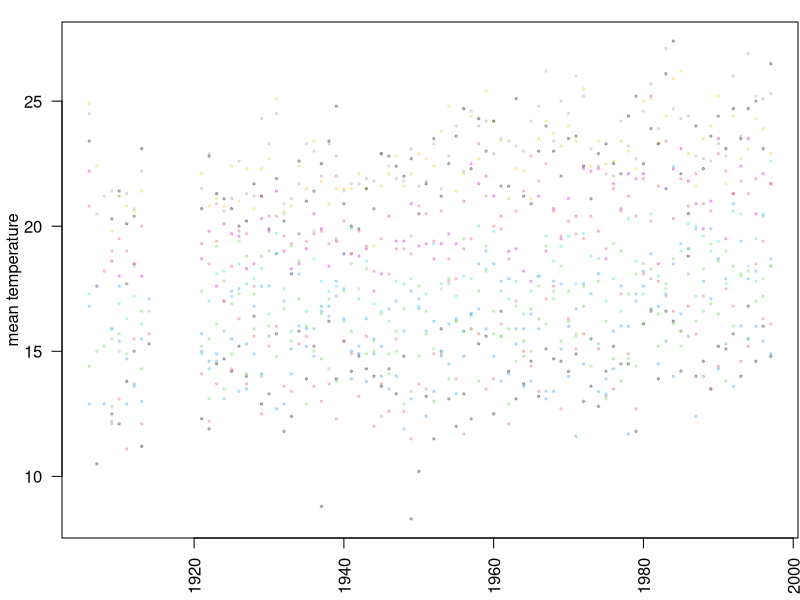
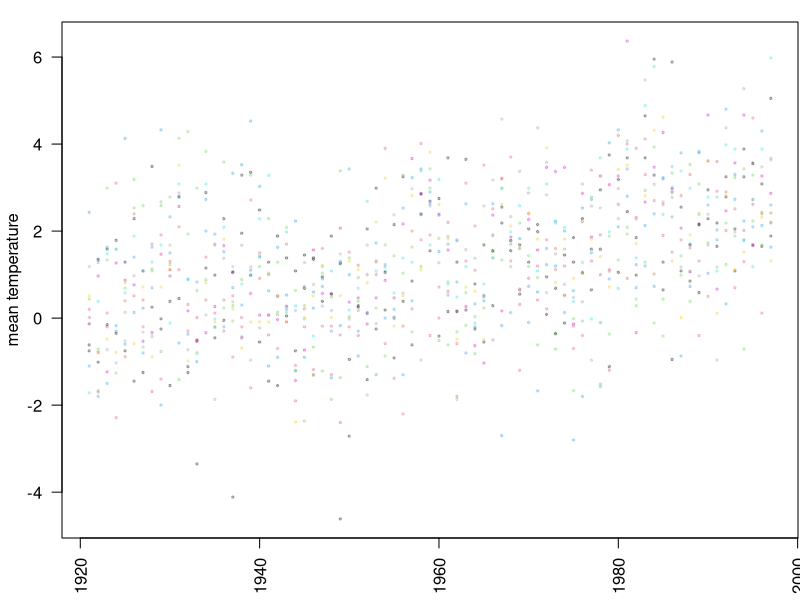
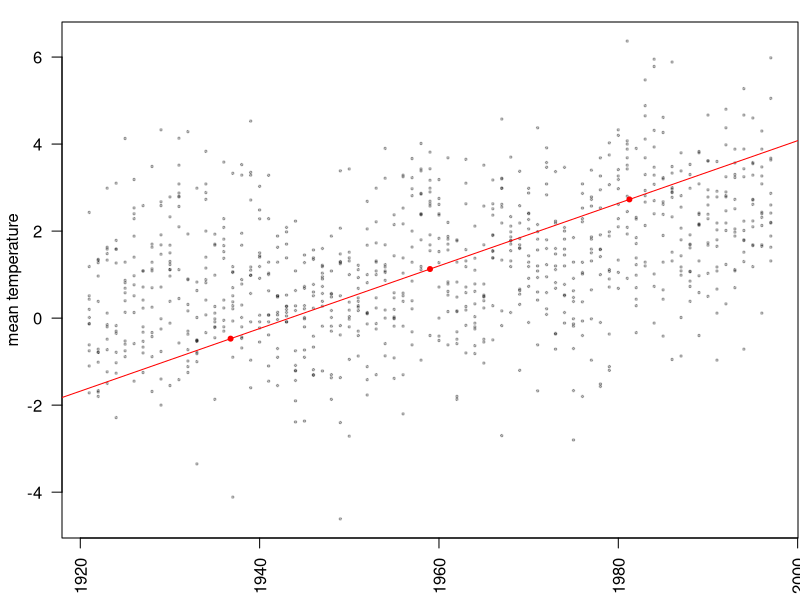
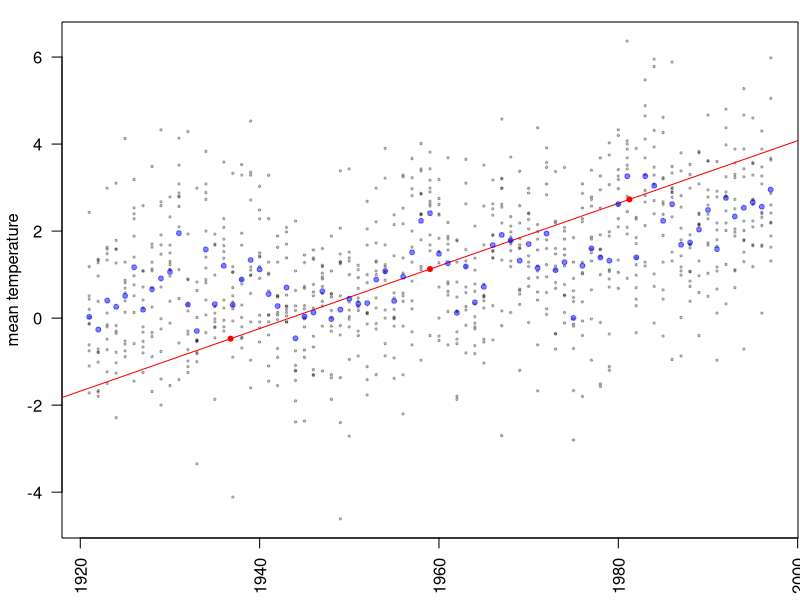
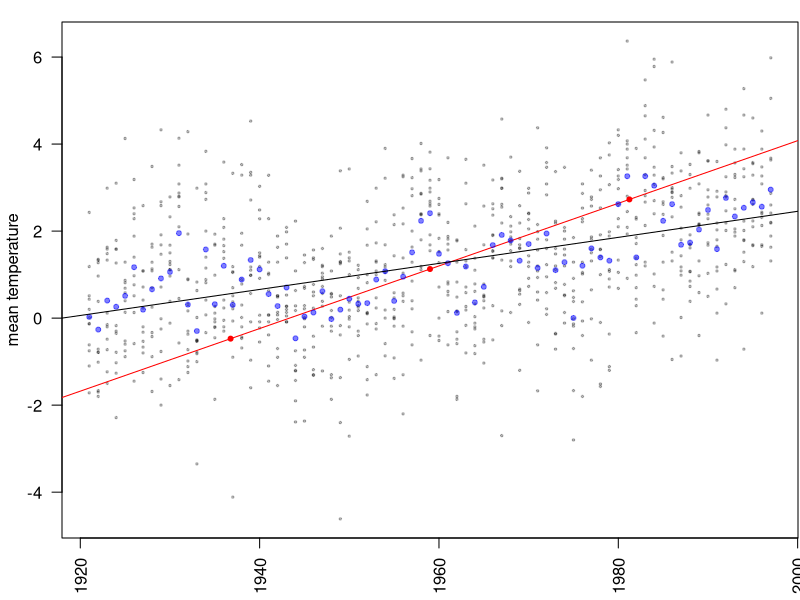
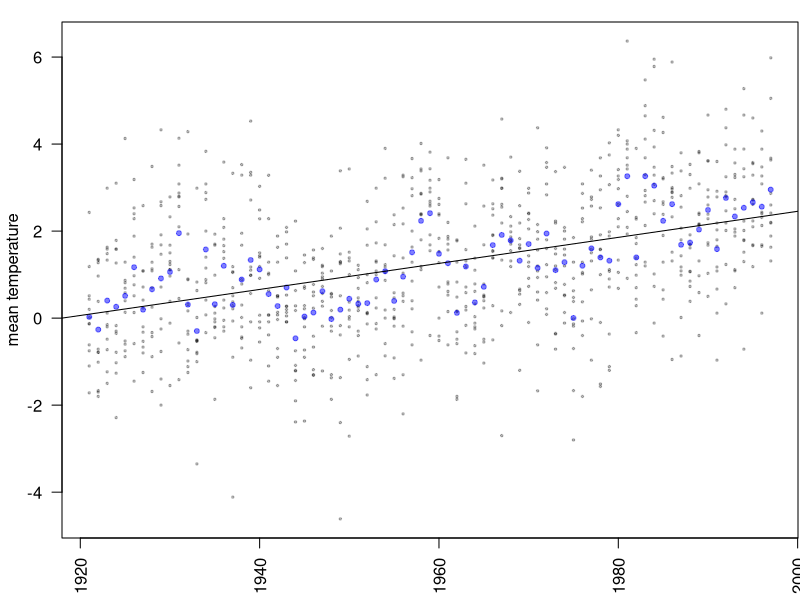
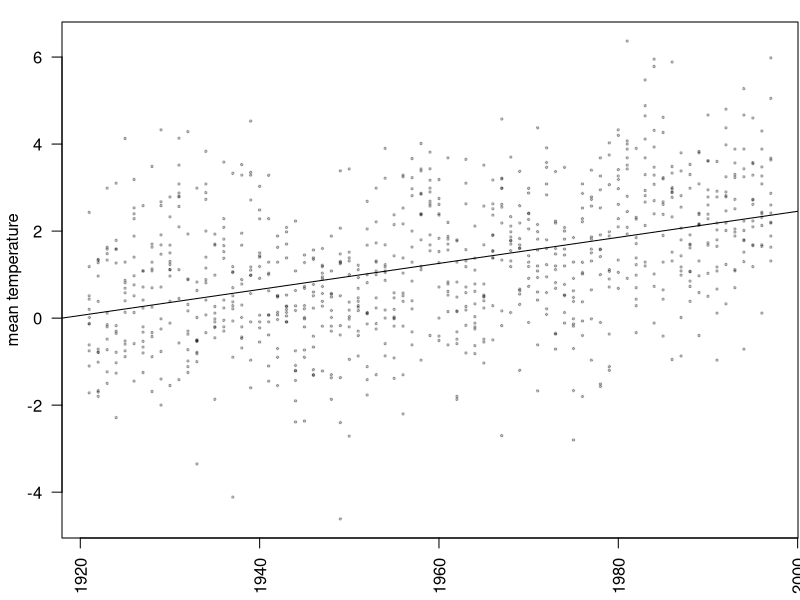
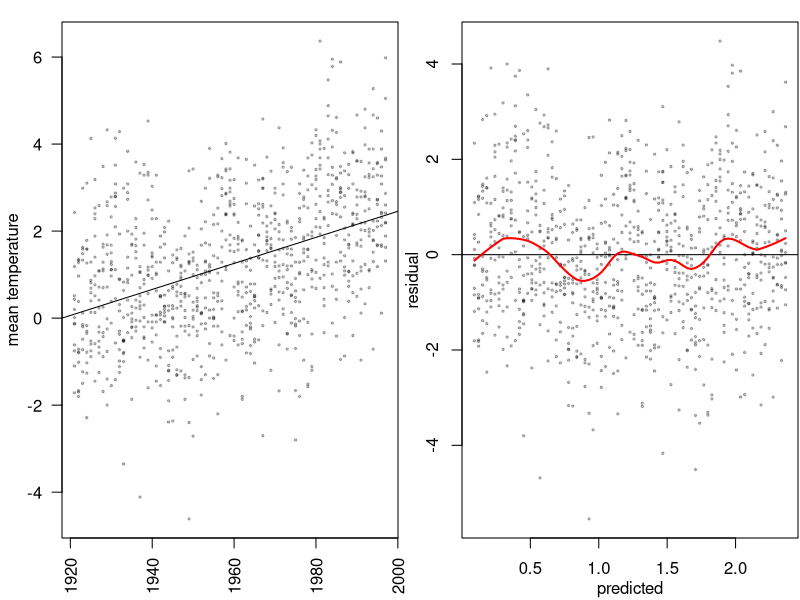

Write the R code that produced these figures, in order.
# CLDD - Cooling degree days
# HTDD - Heating degree days
# DT90 - Number days with maximum temperature greater than or equal 90.0 F
# DX32 - Number days with maximum temperature less than or equal to 32.0 F 
# DT00 - Number days with minimum temperature less than or equal to 0.0 F
# DT32 - Number days with minimum temperature less than or equal to 32.0 F
# DP01 - Number of days with greater than or equal to 0.1 inch of precipitation
# DP05 - Number of days with greater than or equal to 0.5 inch of precipitation
# DP10 - Number of days with greater than or equal to 1.0 inch of precipitation
# EMXP - Extreme maximum daily precipitation
# MXSD - Maximum snow depth
# TPCP - Total precipitation
# TSNW - Total snow fall
# EMXT - Extreme maximum daily temperature
# EMNT - Extreme minimum daily temperature
# MMXT - Monthly Mean maximum temperature
# MMNT - Monthly Mean minimum temperature
# MNTM - Monthly mean temperature

usc <- read.csv("usc-weather.csv")
usc$DATE <- as.Date(as.character(usc$DATE),format="%Y%m%d")
for (k in 4:ncol(usc)) { usc[,k][usc[,k]==-9999] <- NA }
usc$MMXT <- usc$MMXT /10 
usc$MMNT <- usc$MMNT /10
usc$MNTM <- usc$MNTM /10
usc$month <- format.Date(usc$DATE,"%m")
usc$year <- as.numeric(format.Date(usc$DATE,"%Y"))

usc <- subset(usc,year<1998)  # station was moved in 1998

usc$temp <- usc$MNTM - with(subset(usc,year<1920), tapply( MNTM, month, mean, na.rm=TRUE ))[usc$month]
usc$year[ usc$year<1920 ] <- NA


pdf(file="usc-temps.pdf", width=3, height=2.5)
par(mar=c(3,3,1,0)+.1,mgp=c(2,1,0))
with(usc, plot(as.numeric(format.Date(DATE,"%Y")),MNTM, xlab="", ylab="mean temperature", pch=20, cex=.5, col=adjustcolor(month,.25), las=2 ) )
dev.off()

pdf(file="usc-temps-stdized.pdf", width=3, height=2.5)
par(mar=c(3,3,1,0)+.1,mgp=c(2,1,0))
with(usc, plot(year,temp, xlab="", ylab="mean temperature", pch=20, cex=.5, col=adjustcolor(month,.25), las=2 ) )
dev.off()

pdf(file="usc-temps-lines.pdf", width=3, height=2.5)
par(mar=c(3,3,1,0)+.1,mgp=c(2,1,0))
with(usc, plot(year,temp, xlab="", ylab="mean temperature", pch=20, cex=.5, col=adjustcolor('black',.25), las=2 ) )
points( mean(usc$year,na.rm=TRUE)+c(-1,0,1)*sd(usc$year,na.rm=TRUE), mean(usc$temp,na.rm=TRUE)+c(-1,0,1)*sd(usc$temp,na.rm=TRUE), pch=20, cex=1, col='red' )
abline( a=mean(usc$temp,na.rm=TRUE) - mean(usc$year,na.rm=TRUE) * sd(usc$temp,na.rm=TRUE)/sd(usc$year,na.rm=TRUE), b=sd(usc$temp,na.rm=TRUE)/sd(usc$year,na.rm=TRUE), col='red' )
dev.off()

pdf(file="usc-temps-lines-means.pdf", width=3, height=2.5)
par(mar=c(3,3,1,0)+.1,mgp=c(2,1,0))
with(usc, plot(year,temp, xlab="", ylab="mean temperature", pch=20, cex=.5, col=adjustcolor('black',.25), las=2 ) )
points( mean(usc$year,na.rm=TRUE)+c(-1,0,1)*sd(usc$year,na.rm=TRUE), mean(usc$temp,na.rm=TRUE)+c(-1,0,1)*sd(usc$temp,na.rm=TRUE), pch=20, cex=1, col='red' )
abline( a=mean(usc$temp,na.rm=TRUE) - mean(usc$year,na.rm=TRUE) * sd(usc$temp,na.rm=TRUE)/sd(usc$year,na.rm=TRUE), b=sd(usc$temp,na.rm=TRUE)/sd(usc$year,na.rm=TRUE), col='red' )
points( as.numeric(levels(factor(usc$year))), tapply(usc$temp,usc$year,mean,na.rm=TRUE), col=adjustcolor('blue',.5), pch=20 )
dev.off()

pdf(file="usc-temps-both-lines.pdf", width=3, height=2.5)
par(mar=c(3,3,1,0)+.1,mgp=c(2,1,0))
with(usc, plot(year,temp, xlab="", ylab="mean temperature", pch=20, cex=.5, col=adjustcolor('black',.25), las=2 ) )
points( mean(usc$year,na.rm=TRUE)+c(-1,0,1)*sd(usc$year,na.rm=TRUE), mean(usc$temp,na.rm=TRUE)+c(-1,0,1)*sd(usc$temp,na.rm=TRUE), pch=20, cex=1, col='red' )
abline( a=mean(usc$temp,na.rm=TRUE) - mean(usc$year,na.rm=TRUE) * sd(usc$temp,na.rm=TRUE)/sd(usc$year,na.rm=TRUE), b=sd(usc$temp,na.rm=TRUE)/sd(usc$year,na.rm=TRUE), col='red' )
points( as.numeric(levels(factor(usc$year))), tapply(usc$temp,usc$year,mean,na.rm=TRUE), col=adjustcolor('blue',.5), pch=20 )
abline( coef( lm( temp ~ year, data=usc ) ) )
dev.off()

pdf(file="usc-temps-regression.pdf", width=3, height=2.5)
par(mar=c(3,3,1,0)+.1,mgp=c(2,1,0))
with(usc, plot(year,temp, xlab="", ylab="mean temperature", pch=20, cex=.5, col=adjustcolor('black',.25), las=2 ) )
points( as.numeric(levels(factor(usc$year))), tapply(usc$temp,usc$year,mean,na.rm=TRUE), col=adjustcolor('blue',.5), pch=20 )
abline( coef( lm( temp ~ year, data=usc ) ) )
dev.off()


pdf(file="usc-temps-just-regression.pdf", width=3, height=2.5)
par(mar=c(3,3,1,0)+.1,mgp=c(2,1,0))
with(usc, plot(year,temp, xlab="", ylab="mean temperature", pch=20, cex=.5, col=adjustcolor('black',.25), las=2 ) )
abline( coef( lm( temp ~ year, data=usc ) ) )
dev.off()


pdf(file="usc-temps-fit-resid.pdf", width=5, height=2.5)
layout(t(1:2))
par(mar=c(3,3,1,0)+.1,mgp=c(2,1,0))
with(usc, plot(year,temp, xlab="", ylab="mean temperature", pch=20, cex=.5, col=adjustcolor('black',.25), las=2 ) )
templm <- lm( temp ~ year, data=usc )
abline( coef( templm ) )
plot( fitted(templm), resid(templm), xlab='predicted', ylab='residual', cex=.5, pch=20, col=adjustcolor('black',.25) )
abline(h=0)
lines( lowess( fitted(templm), resid(templm), f=.2 ), col='red', lwd=2 )
dev.off()


### fake examples



pdf(file="r2ex-1.pdf", width=3, height=2.5)
par(mar=c(3,3,1,0)+.1,mgp=c(2,1,0))
xy <- data.frame(x=rnorm(100),y=rnorm(100))
xy$y <- xy$x + xy$y/20
with(xy, plot(x,y, xlab="", ylab="", pch=20, cex=.5, col=adjustcolor('black',.25) ) )
abline( coef( lm( y ~ x, data=xy ) ) )
dev.off()
cor(xy)


pdf(file="r2ex-2.pdf", width=3, height=2.5)
par(mar=c(3,3,1,0)+.1,mgp=c(2,1,0))
xy <- data.frame(x=rnorm(100),y=rnorm(100))
xy$y <- xy$x + xy$y
with(xy, plot(x,y, xlab="", ylab="", pch=20, cex=.5, col=adjustcolor('black',.25) ) )
abline( coef( lm( y ~ x, data=xy ) ) )
dev.off()
cor(xy)


pdf(file="r2ex-3.pdf", width=3, height=2.5)
par(mar=c(3,3,1,0)+.1,mgp=c(2,1,0))
xy <- data.frame(x=rnorm(100),y=rnorm(100))
xy$y <- xy$x + xy$y*3
with(xy, plot(x,y, xlab="", ylab="", pch=20, cex=.5, col=adjustcolor('black',.25) ) )
abline( coef( lm( y ~ x, data=xy ) ) )
dev.off()
cor(xy)


